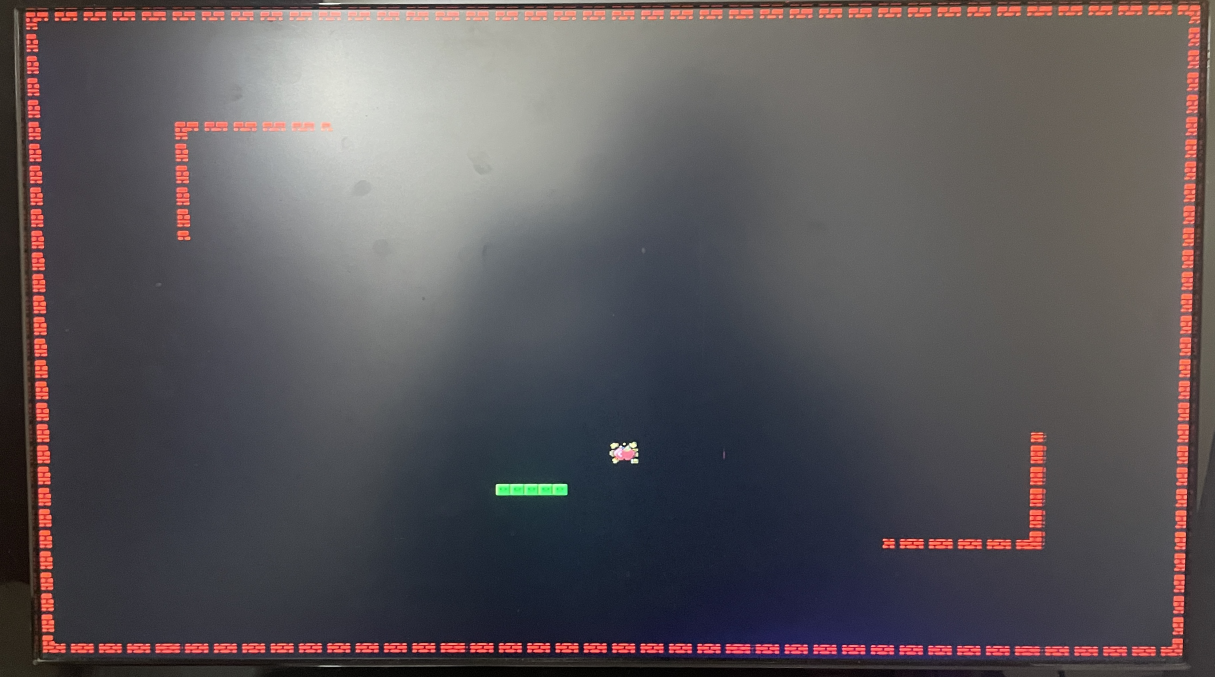
#> input picture report/image/level.jpg, 3645 x 2031 px (shown at 1/3 size); its folder holds only this picture in this run
$ python -i convert_gif.py   (imports and definitions only)
#> lines starting #> are read from the running program, lines starting #| are printed output that depends on the picture
import os
from PIL import Image
import requests
import glob
import traceback

def resize_image(img, w, h):
    # resize to match the aspect ratio
    return img.resize((w, h))

def convert(img, w=16, h=16):
    ''' Convert image so it can be input into VHDL code like:
    type color_sprite is array (0 to 1, 0 to 1) of std_logic_vector(0 to 11);
    constant COLOR_ROM : color_sprite := (
        ("000000000000","000000000000"),
        ("000000000000", "000000000000")
    );

    Where 1 is w and 1 is h and 12 is the number of bits per pixel.
    '''
    pixels = img.load()

    output = ''
    for i, y in enumerate(range(h)):
        output += '\t('
        for j, x in enumerate(range(w)):
            # import pdb; pdb.set_trace()
            r, g, b, a = pixels[x, y]
            output += '"{0:04b}{1:04b}{2:04b}"'.format(r >> 4, g >> 4, b >> 4)
            if j < w-1:
                output += ','
        output += ')'
        if i < h-1:
            output += ',\n'
    return output

def save_image(output, f_name_out, dimensions):
    with open(f_name_out, 'w') as f:
        f.write('type color_sprite is array (0 to {0}, 0 to {1}) of std_logic_vector(0 to 11);\n'.format(dimensions[0]-1, dimensions[1]-1))
        f.write('constant COLOR_ROM : color_sprite := (\n')
        f.write(output)
        f.write('\n);\n')

def convert_gif(f_name, w=None, h=None):
    ''' Convert gif so it can be input into VHDL code like:
    type color_sprite is array (0 to 1, 0 to 1) of std_logic_vector(0 to 11);
    constant COLOR_ROM : color_sprite := (
        ("000000000000","000000000000"),
        ("000000000000", "000000000000")
    );

    Where 1 is w and 1 is h and 12 is the number of bits per pixel.
    '''
    imgs = gif_to_pil_imgs(f_name)
    output_gif = ""
    # import pdb; pdb.set_trace()
    for i, img in enumerate(imgs):
        output_gif += '\n\t('
        img = resize_image(img, w, h)
        # convert to rgba
        img = img.convert('RGBA')
        output_gif += convert(img, w, h)
        output_gif += ')\n' + ' -- {0}\n'.format(i)
        if i < len(imgs)-1:
            output_gif += ',\n'
    return output_gif

def save_gif(output_gif, f_name_out, dimensions):
    with open(f_name_out, 'w') as f:
        f.write('type color_gif_sprite is array (0 to {2}, 0 to {1}, 0 to {0}) of std_logic_vector(0 to 11);\n'.format(dimensions[0]-1, dimensions[1]-1, dimensions[2]-1))
        f.write('constant COLOR_GIF_ROM : color_gif_sprite := (\n')
        f.write(output_gif)
        f.write('\n);\n')

def gif_to_pil_imgs(f_name):
#> called with f_name = '../../report/image/level.jpg'
    gif = Image.open(f_name)
#> gif is the input picture: PIL image 3645x2031 RGB; mean R, G, B 91, 85.9, 88.9
    imgs = []
    for i in range(gif.n_frames):
        gif.seek(i)
        imgs.append(gif.copy())
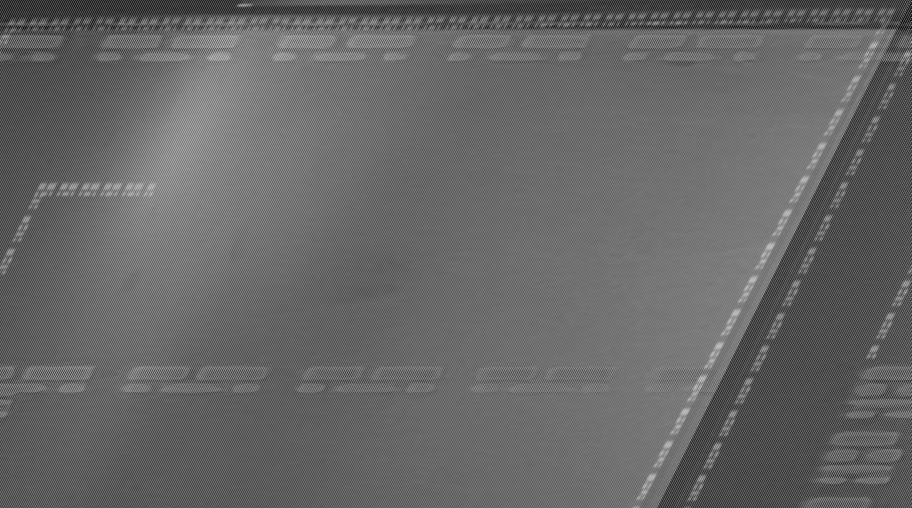
#> gif: PIL image 1823x1016 L (shown at 1/2 size); min 0, max 255, mean 103.2
#> after the loop, imgs = 2 items
    return imgs

desired_height = 16
# [8 lines not run here, left out]
    # except Exception as e:
    #     print(f"Error converting {f_name}: {e}")

>>> result = convert_gif('../../report/image/level.jpg')
#> the loop in convert_gif, `for i, img in enumerate(imgs):` made 1 pass
#> (the run stopped early here; a loop or call above may not have finished)

$ run again, on report/image/moving.jpg
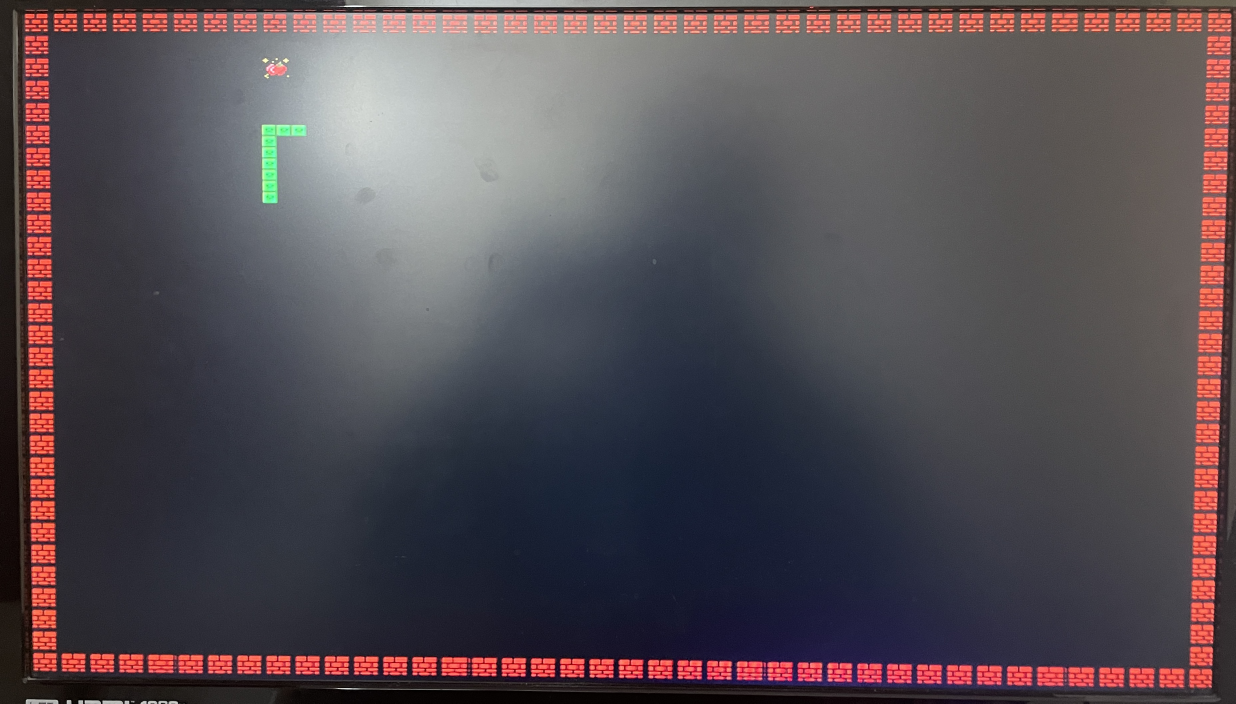
#> input picture report/image/moving.jpg, 3706 x 2110 px (shown at 1/3 size)
#> in gif_to_pil_imgs, gif is the input picture: PIL image 3706x2110 RGB; mean R, G, B 84.9, 76.7, 82.5
#> after the loop in gif_to_pil_imgs, `for i in range(gif.n_frames):`:
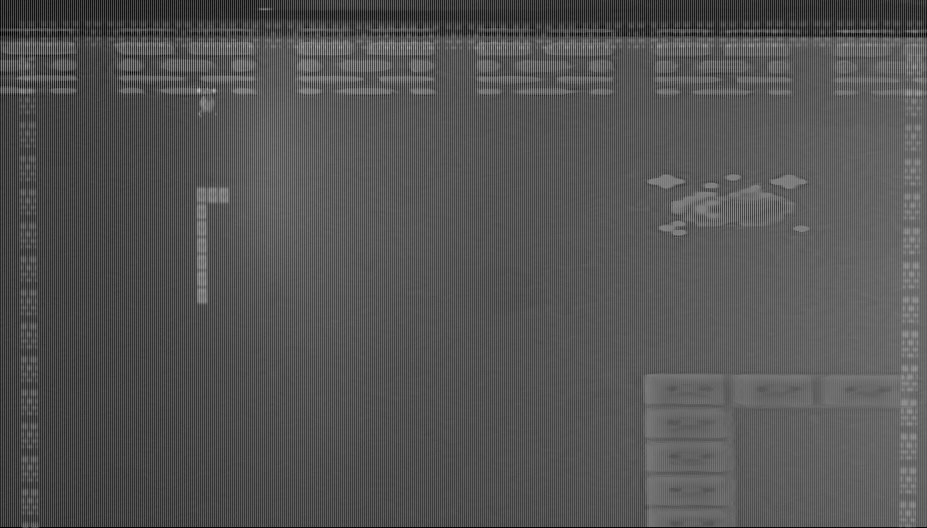
#> gif: PIL image 1853x1055 L (shown at 1/2 size); min 0, max 255, mean 84.2
#> after the loop in gif_to_pil_imgs, `for i in range(gif.n_frames):`: imgs = 2 items
#> the loop in convert_gif, `for i, img in enumerate(imgs):` made 1 pass

$ run again, on report/image/over.jpg
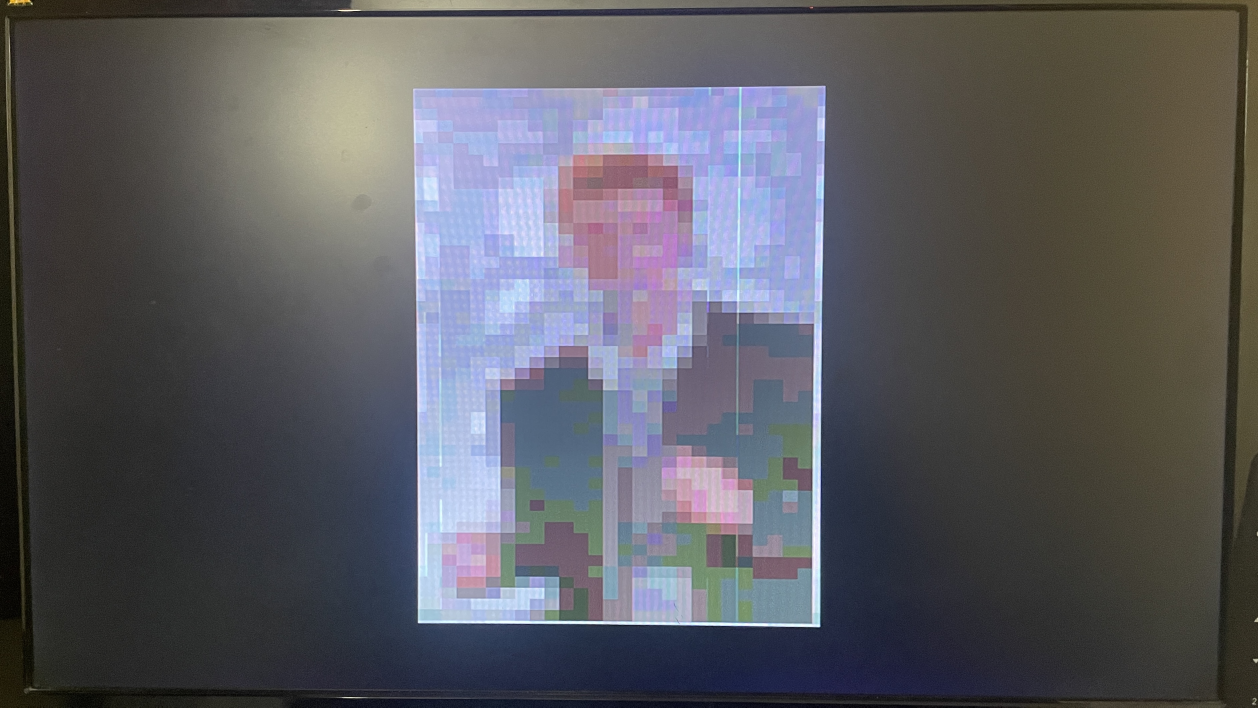
#> input picture report/image/over.jpg, 3774 x 2122 px (shown at 1/3 size)
#> in gif_to_pil_imgs, gif is the input picture: PIL image 3774x2122 RGB; mean R, G, B 91.6, 91.5, 97
#> after the loop in gif_to_pil_imgs, `for i in range(gif.n_frames):`:
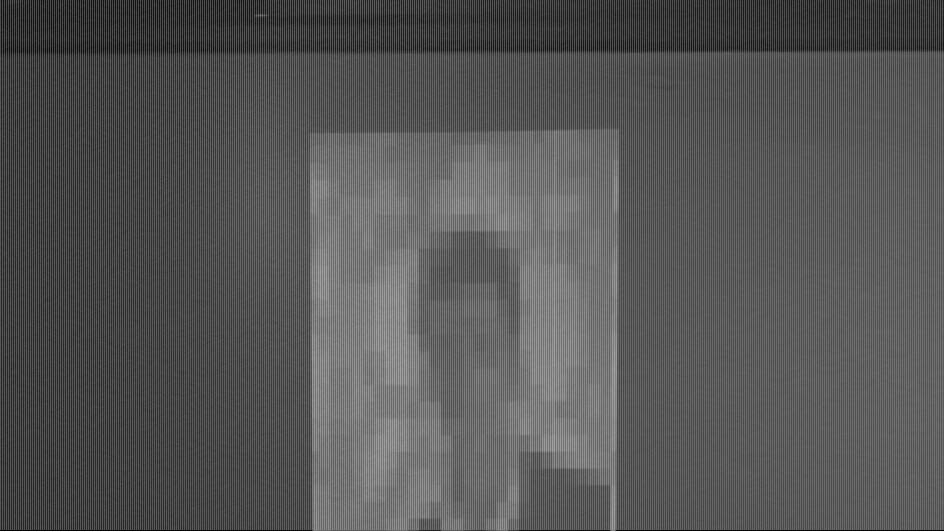
#> gif: PIL image 1887x1061 L (shown at 1/2 size); min 1, max 255, mean 86.8
#> after the loop in gif_to_pil_imgs, `for i in range(gif.n_frames):`: imgs = 2 items
#> the loop in convert_gif, `for i, img in enumerate(imgs):` made 1 pass
